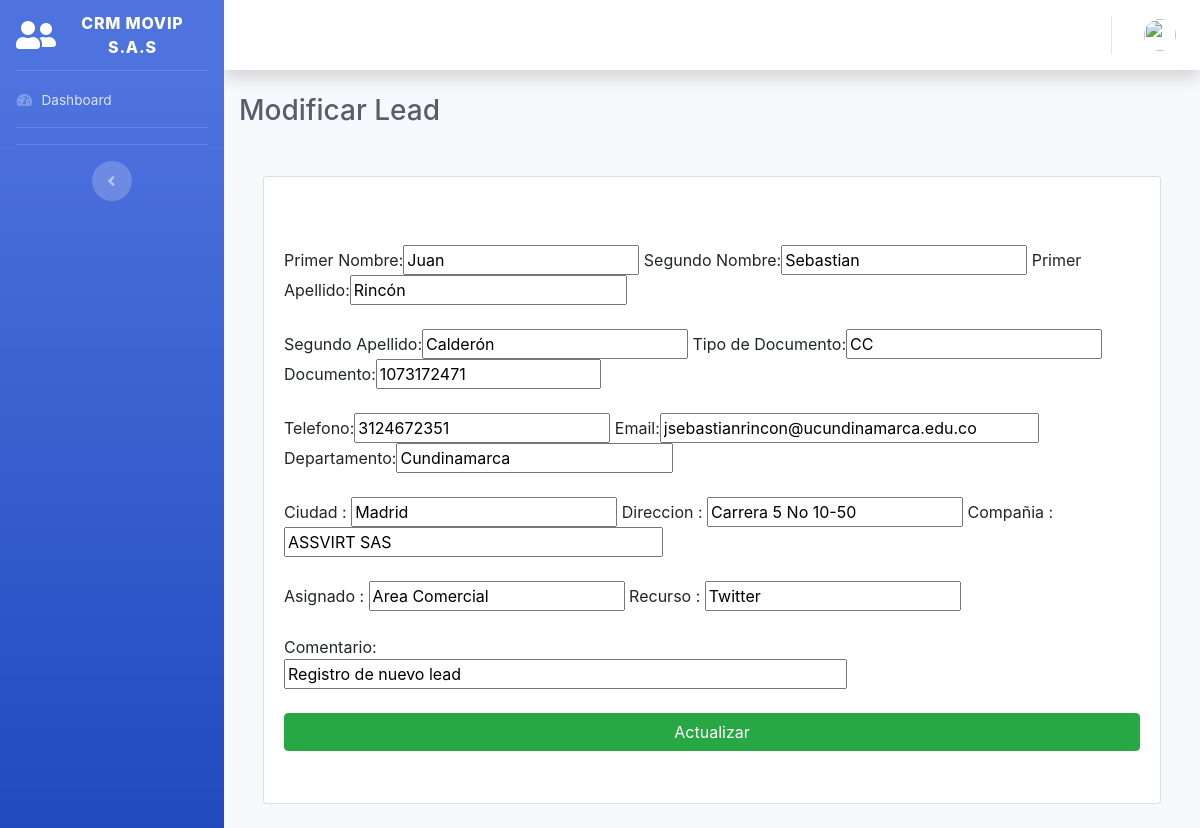
Screenshot of /modificarlead?id=63 with the database file from the repository.
### tables this page shows
CREATE TABLE `leads` (
  `id_lead` int(10) NOT NULL,
  `nombre_lead` varchar(50) NOT NULL,
  `segundo_nombre_lead` varchar(50) NOT NULL,
  `primer_apellido_lead` varchar(50) NOT NULL,
  `segundo_apellido_lead` varchar(50) NOT NULL,
  `tipodocumento_lead` varchar(100) NOT NULL,
  `documento_lead` int(20) NOT NULL,
  `telefono_lead` bigint(100) NOT NULL,
  `email_lead` varchar(50) NOT NULL,
  `departamento_lead` varchar(100) NOT NULL,
  `ciudad_lead` varchar(30) NOT NULL,
  `direccion_lead` varchar(100) NOT NULL,
  `estado_lead` int(20) NOT NULL,
  `compañia_lead` varchar(100) NOT NULL,
  `asignado_lead` varchar(30) NOT NULL,
  `comentario_lead` text NOT NULL,
  `recurso_lead` varchar(50) NOT NULL
);

### modificarlead.php (the view, shortened to what this page needs)
<?php
include("conlead.php");
$id_lead = $_GET['id'];
?>
<!DOCTYPE html>
<html lang="en">
<head>
  <link href="vendor/fontawesome-free/css/all.min.css" rel="stylesheet" type="text/css">
  <link href="css/sb-admin-2.min.css" rel="stylesheet">
  <link rel="stylesheet" href="files/bower_components/bootstrap/dist/css/bootstrap.min.css">
</head>
<body id="page-top">
  <div id="wrapper">
    <ul class="navbar-nav bg-gradient-primary sidebar sidebar-dark accordion" id="accordionSidebar">
      <a class="sidebar-brand d-flex align-items-center justify-content-center" href="principal">
        <div class="sidebar-brand-icon">
          <i class="fas fa-user-friends"></i>
        </div>
        <div class="sidebar-brand-text mx-3">CRM Movip S.A.S</div>
      </a>
      <hr class="sidebar-divider my-0">
      <li class="nav-item inactive">
        <a class="nav-link" href="principal">
          <i class="fas fa-fw fa-tachometer-alt"></i>
          <span>Dashboard</span></a>
      </li>
      <hr class="sidebar-divider">
      <hr class="sidebar-divider d-none d-md-block">
      <div class="text-center d-none d-md-inline">
        <button class="rounded-circle border-0" id="sidebarToggle"></button>
      </div>
    </ul>
    <div id="content-wrapper" class="d-flex flex-column">
      <div id="content">
        <nav class="navbar navbar-expand navbar-light bg-white topbar mb-4 static-top shadow">
          <ul class="navbar-nav ml-auto">
            <li class="nav-item dropdown no-arrow">
              <a class="nav-link dropdown-toggle" href="#" id="userDropdown" role="button" data-toggle="dropdown" aria-haspopup="true" aria-expanded="false">
                <img class="img-profile rounded-circle" src="https://source.unsplash.com/QAB-WJcbgJk/60x60">
              </a>
            </li>
          </ul>
        </nav>
        <div class="container-fluid">
          <div class="d-sm-flex align-items-center justify-content-between mb-4">
            <h1 class="h3 mb-0 text-gray-800">Modificar Lead</h1>
          </div>
          <fieldset>
            <div class="container p-4">
              <div class="group">
                <div class="card card-body">
                  <form class="form-contact" action="ModificacionLead.php" method="POST">
                    <div class="form-group" id="responsive-form">
                      <?php
                      $sql = "SELECT * FROM crmpry.leads WHERE id_lead = '$id_lead'";
                      $result = mysqli_query($conexion2, $sql);
                      while ($mostrar = mysqli_fetch_array($result)) {
                        echo " <br>";
                        echo " <br>";
                        echo 'Primer Nombre:';
                        echo "<input type='text' size='18' name='nombre_lead' value ='$mostrar[nombre_lead]' onkeypress='return soloLetras(event)'> ";
                        echo 'Segundo Nombre:';
                        echo "<input type='text' size='19' name='segundo_nombre_lead' value ='$mostrar[segundo_nombre_lead]' onkeypress='return soloLetras(event)'> ";
                        echo 'Primer Apellido:';
                        echo "<input type='text' size='22' name='primer_apellido_lead' value ='$mostrar[primer_apellido_lead]' onkeypress='return soloLetras(event)'> ";
                        echo " <br>";
                        echo " <br>";
                        echo 'Segundo Apellido:';
                        echo "<input type='text' size='21' name='segundo_apellido_lead' value ='$mostrar[segundo_apellido_lead]' onkeypress='return soloLetras(event)'> ";
                        echo 'Tipo de Documento:';
                        echo "<input type='text' size='20' name='tipodocumento_lead' value ='$mostrar[tipodocumento_lead]' onkeypress='return soloLetras(event)' > ";
                        echo 'Documento:';
                        echo "<input type='text' size='17' name='documento_lead' value ='$mostrar[documento_lead]' onkeypress='return soloLetras(event)'> ";
                        echo " <br>";
                        echo " <br>";
                        echo 'Telefono:';
                        echo "<input type='text' size='20' name='telefono_lead' value ='$mostrar[telefono_lead]' onkeypress='return soloLetras(event)'> ";
                        echo 'Email:';
                        echo "<input type='email' size='32' name='email_lead' value ='$mostrar[email_lead]'onkeypress='return soloLetras(event)'> ";
                        echo 'Departamento:';
                        echo "<input type='text' size='22' name='departamento_lead' value ='$mostrar[departamento_lead]' onkeypress='return soloLetras(event)'> ";
                        echo " <br>";
                        echo " <br>";
                        echo 'Ciudad : ';
                        echo "<input type='text' size='21' name='ciudad_lead' value ='$mostrar[ciudad_lead]' onkeypress='return soloLetras(event)'> ";
                        echo 'Direccion : ';
                        echo "<input type='text' size='20' name='direccion_lead' value ='$mostrar[direccion_lead]' onkeypress='return soloLetras(event)'> ";
                        echo 'Compañia : ';
                        echo "<input type='text' size='32' name='compañia_lead' value ='$mostrar[compañia_lead]' onkeypress='return soloLetras(event)'> ";
                        echo " <br>";
                        echo " <br>";
                        echo 'Asignado : ';
                        echo "<input type='text' size='20' name='asignado_lead' value ='$mostrar[asignado_lead]' onkeypress='return soloLetras(event)'> ";
                        echo 'Recurso : ';
                        echo "<input type='text' size='20' name='recurso_lead' value ='$mostrar[recurso_lead]' onkeypress='return soloLetras(event)'> ";
                        echo " <br>";
                        echo " <br>";
                        echo 'Comentario:';
                        echo " <br>";
                        echo "<input type='text' name='comentario_lead' size='50' value ='$mostrar[comentario_lead]' onkeypress='return soloLetras(event)'></textarea>";
                      }
                      ?>
                      <br>
                      <br>
                      <input type="submit" class="btn btn-success btn-block" name="actualizar" value="Actualizar">
          </fieldset>
        </div>
      </div>
    </div>
  </div>
</body>
</html>

### rows the page displays
leads: nombre_lead "Juan", segundo_nombre_lead "Sebastian", primer_apellido_lead "Rincón", segundo_apellido_lead "Calderón", tipodocumento_lead "CC", documento_lead "1073172471", telefono_lead "3124672351", email_lead "jsebastianrincon@ucundinamarca.edu.co", departamento_lead "Cundinamarca", ciudad_lead "Madrid", direccion_lead "Carrera 5 No 10-50", compañia_lead "ASSVIRT SAS", asignado_lead "Area Comercial", recurso_lead "Twitter", comentario_lead "Registro de nuevo lead"
